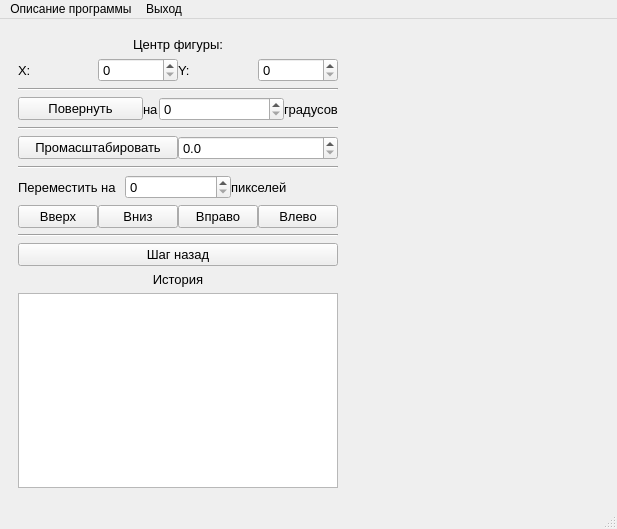
<?xml version="1.0" encoding="UTF-8"?>
<ui version="4.0">
 <class>MainWindow</class>
 <widget class="QMainWindow" name="MainWindow">
  <property name="geometry">
   <rect>
    <x>0</x>
    <y>0</y>
    <width>617</width>
    <height>529</height>
   </rect>
  </property>
  <property name="windowTitle">
   <string>MainWindow</string>
  </property>
  <widget class="QWidget" name="centralwidget">
   <layout class="QHBoxLayout" name="horizontalLayout">
    <item>
     <widget class="QWidget" name="toolbar_wdgt" native="true">
      <property name="maximumSize">
       <size>
        <width>700</width>
        <height>16777215</height>
       </size>
      </property>
      <layout class="QVBoxLayout" name="verticalLayout">
       <item>
        <widget class="QLabel" name="label_3">
         <property name="font">
          <font>
           <pointsize>10</pointsize>
          </font>
         </property>
         <property name="text">
          <string>Центр фигуры:</string>
         </property>
         <property name="alignment">
          <set>Qt::AlignCenter</set>
         </property>
        </widget>
       </item>
       <item>
        <layout class="QHBoxLayout" name="horizontalLayout_2">
         <property name="spacing">
          <number>0</number>
         </property>
         <item>
          <widget class="QLabel" name="label">
           <property name="sizePolicy">
            <sizepolicy hsizetype="Minimum" vsizetype="Preferred">
             <horstretch>0</horstretch>
             <verstretch>0</verstretch>
            </sizepolicy>
           </property>
           <property name="font">
            <font>
             <pointsize>10</pointsize>
            </font>
           </property>
           <property name="text">
            <string>X:</string>
           </property>
          </widget>
         </item>
         <item>
          <widget class="QSpinBox" name="spinBox">
           <property name="sizePolicy">
            <sizepolicy hsizetype="Preferred" vsizetype="Fixed">
             <horstretch>0</horstretch>
             <verstretch>0</verstretch>
            </sizepolicy>
           </property>
           <property name="font">
            <font>
             <pointsize>10</pointsize>
            </font>
           </property>
          </widget>
         </item>
         <item>
          <widget class="QLabel" name="label_2">
           <property name="font">
            <font>
             <pointsize>10</pointsize>
            </font>
           </property>
           <property name="text">
            <string>Y:</string>
           </property>
          </widget>
         </item>
         <item>
          <widget class="QSpinBox" name="spinBox_2">
           <property name="sizePolicy">
            <sizepolicy hsizetype="Preferred" vsizetype="Fixed">
             <horstretch>0</horstretch>
             <verstretch>0</verstretch>
            </sizepolicy>
           </property>
           <property name="font">
            <font>
             <pointsize>10</pointsize>
            </font>
           </property>
          </widget>
         </item>
        </layout>
       </item>
       <item>
        <widget class="Line" name="line">
         <property name="orientation">
          <enum>Qt::Horizontal</enum>
         </property>
        </widget>
       </item>
       <item>
        <layout class="QHBoxLayout" name="horizontalLayout_3">
         <property name="spacing">
          <number>0</number>
         </property>
         <item>
          <widget class="QPushButton" name="pushButton">
           <property name="sizePolicy">
            <sizepolicy hsizetype="Expanding" vsizetype="Fixed">
             <horstretch>0</horstretch>
             <verstretch>0</verstretch>
            </sizepolicy>
           </property>
           <property name="font">
            <font>
             <pointsize>10</pointsize>
            </font>
           </property>
           <property name="text">
            <string>Повернуть</string>
           </property>
          </widget>
         </item>
         <item>
          <widget class="QLabel" name="label_8">
           <property name="sizePolicy">
            <sizepolicy hsizetype="Minimum" vsizetype="Preferred">
             <horstretch>0</horstretch>
             <verstretch>0</verstretch>
            </sizepolicy>
           </property>
           <property name="font">
            <font>
             <pointsize>10</pointsize>
            </font>
           </property>
           <property name="text">
            <string>на</string>
           </property>
          </widget>
         </item>
         <item>
          <widget class="QSpinBox" name="spinBox_3">
           <property name="sizePolicy">
            <sizepolicy hsizetype="Expanding" vsizetype="Fixed">
             <horstretch>0</horstretch>
             <verstretch>0</verstretch>
            </sizepolicy>
           </property>
           <property name="font">
            <font>
             <pointsize>10</pointsize>
            </font>
           </property>
          </widget>
         </item>
         <item>
          <widget class="QLabel" name="label_4">
           <property name="font">
            <font>
             <pointsize>10</pointsize>
            </font>
           </property>
           <property name="text">
            <string>градусов</string>
           </property>
          </widget>
         </item>
        </layout>
       </item>
       <item>
        <widget class="Line" name="line_2">
         <property name="orientation">
          <enum>Qt::Horizontal</enum>
         </property>
        </widget>
       </item>
       <item>
        <layout class="QHBoxLayout" name="horizontalLayout_4">
         <property name="spacing">
          <number>0</number>
         </property>
         <item>
          <widget class="QPushButton" name="pushButton_2">
           <property name="font">
            <font>
             <pointsize>10</pointsize>
            </font>
           </property>
           <property name="text">
            <string>Промасштабировать</string>
           </property>
          </widget>
         </item>
         <item>
          <widget class="QDoubleSpinBox" name="doubleSpinBox">
           <property name="font">
            <font>
             <pointsize>10</pointsize>
            </font>
           </property>
           <property name="decimals">
            <number>1</number>
           </property>
          </widget>
         </item>
        </layout>
       </item>
       <item>
        <widget class="Line" name="line_3">
         <property name="orientation">
          <enum>Qt::Horizontal</enum>
         </property>
        </widget>
       </item>
       <item>
        <layout class="QHBoxLayout" name="horizontalLayout_5">
         <property name="spacing">
          <number>0</number>
         </property>
         <item>
          <widget class="QLabel" name="label_6">
           <property name="font">
            <font>
             <pointsize>10</pointsize>
            </font>
           </property>
           <property name="text">
            <string>Переместить на</string>
           </property>
          </widget>
         </item>
         <item>
          <widget class="QSpinBox" name="spinBox_4">
           <property name="font">
            <font>
             <pointsize>10</pointsize>
            </font>
           </property>
          </widget>
         </item>
         <item>
          <widget class="QLabel" name="label_5">
           <property name="font">
            <font>
             <pointsize>10</pointsize>
            </font>
           </property>
           <property name="text">
            <string>пикселей</string>
           </property>
          </widget>
         </item>
        </layout>
       </item>
       <item>
        <layout class="QHBoxLayout" name="horizontalLayout_6">
         <property name="spacing">
          <number>0</number>
         </property>
         <item>
          <widget class="QPushButton" name="pushButton_3">
           <property name="font">
            <font>
             <pointsize>10</pointsize>
            </font>
           </property>
           <property name="text">
            <string>Вверх</string>
           </property>
          </widget>
         </item>
         <item>
          <widget class="QPushButton" name="pushButton_4">
           <property name="font">
            <font>
             <pointsize>10</pointsize>
            </font>
           </property>
           <property name="text">
            <string>Вниз</string>
           </property>
          </widget>
         </item>
         <item>
          <widget class="QPushButton" name="pushButton_5">
           <property name="font">
            <font>
             <pointsize>10</pointsize>
            </font>
           </property>
           <property name="text">
            <string>Вправо</string>
           </property>
          </widget>
         </item>
         <item>
          <widget class="QPushButton" name="pushButton_6">
           <property name="font">
            <font>
             <pointsize>10</pointsize>
            </font>
           </property>
           <property name="text">
            <string>Влево</string>
           </property>
          </widget>
         </item>
        </layout>
       </item>
       <item>
        <widget class="Line" name="line_4">
         <property name="orientation">
          <enum>Qt::Horizontal</enum>
         </property>
        </widget>
       </item>
       <item>
        <widget class="QPushButton" name="pushButton_7">
         <property name="font">
          <font>
           <pointsize>10</pointsize>
          </font>
         </property>
         <property name="text">
          <string>Шаг назад</string>
         </property>
        </widget>
       </item>
       <item>
        <widget class="QLabel" name="label_7">
         <property name="font">
          <font>
           <pointsize>10</pointsize>
          </font>
         </property>
         <property name="text">
          <string>История</string>
         </property>
         <property name="alignment">
          <set>Qt::AlignCenter</set>
         </property>
        </widget>
       </item>
       <item>
        <widget class="QTextEdit" name="textEdit">
         <property name="sizePolicy">
          <sizepolicy hsizetype="Expanding" vsizetype="Expanding">
           <horstretch>0</horstretch>
           <verstretch>0</verstretch>
          </sizepolicy>
         </property>
         <property name="html">
          <string>&lt;!DOCTYPE HTML PUBLIC &quot;-//W3C//DTD HTML 4.0//EN&quot; &quot;http://www.w3.org/TR/REC-html40/strict.dtd&quot;&gt;
&lt;html&gt;&lt;head&gt;&lt;meta name=&quot;qrichtext&quot; content=&quot;1&quot; /&gt;&lt;style type=&quot;text/css&quot;&gt;
p, li { white-space: pre-wrap; }
&lt;/style&gt;&lt;/head&gt;&lt;body style=&quot; font-family:'MS Shell Dlg 2'; font-size:7.875pt; font-weight:400; font-style:normal;&quot;&gt;
&lt;p style=&quot;-qt-paragraph-type:empty; margin-top:0px; margin-bottom:0px; margin-left:0px; margin-right:0px; -qt-block-indent:0; text-indent:0px;&quot;&gt;&lt;br /&gt;&lt;/p&gt;&lt;/body&gt;&lt;/html&gt;</string>
         </property>
        </widget>
       </item>
      </layout>
     </widget>
    </item>
    <item>
     <widget class="QStackedWidget" name="stackedWidget">
      <property name="enabled">
       <bool>true</bool>
      </property>
      <property name="sizePolicy">
       <sizepolicy hsizetype="Expanding" vsizetype="Expanding">
        <horstretch>0</horstretch>
        <verstretch>0</verstretch>
       </sizepolicy>
      </property>
      <property name="currentIndex">
       <number>0</number>
      </property>
      <widget class="QWidget" name="page_1">
       <property name="styleSheet">
        <string notr="true"/>
       </property>
      </widget>
      <widget class="QWidget" name="page_2"/>
     </widget>
    </item>
   </layout>
  </widget>
  <widget class="QMenuBar" name="menubar">
   <property name="geometry">
    <rect>
     <x>0</x>
     <y>0</y>
     <width>617</width>
     <height>22</height>
    </rect>
   </property>
   <widget class="QMenu" name="info_qm">
    <property name="title">
     <string>Описание программы</string>
    </property>
   </widget>
   <widget class="QMenu" name="exit_pbtn">
    <property name="title">
     <string>Выход</string>
    </property>
   </widget>
   <addaction name="info_qm"/>
   <addaction name="exit_pbtn"/>
  </widget>
  <widget class="QStatusBar" name="statusbar">
   <property name="font">
    <font>
     <pointsize>11</pointsize>
    </font>
   </property>
  </widget>
 </widget>
 <resources/>
 <connections/>
</ui>
